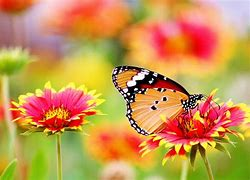
#> input picture hh.jfif, 250 x 180 px
$ jupyter execute 'K-Mean & Mean shift.ipynb'
#> lines starting #> are read from the running program, lines starting #| are printed output that depends on the picture
[cell 1]
import cv2 as cv
import numpy as np

 # read image

[cell 2]
img=cv.imread("hh.jfif")
#> img is the input picture: shape (180, 250, 3); mean B, G, R 80.9, 149.6, 199.5

# color conversation

[cell 3]
imgrgb = cv.cvtColor(img,cv.COLOR_BGR2RGB)

# resize image

[cell 4]
vec = imgrgb.reshape((-1,3))

[cell 5]
vec

# Unit Conversion 8 to 32

[cell 6]
vecy = np.float32(vec)

[cell 7]
vecy

# Iteration Termination Criteria

[cell 8]
criteria = (cv.TERM_CRITERIA_EPS + cv.TERM_CRITERIA_MAX_ITER, 100, 1)

# CLUSTER CONDITIONS

[cell 9]
k = 3
attempts = 100

# K-Means Clustering

[cell 10]
compactness,label,center = cv.kmeans(vecy,k,None,criteria,attempts,cv.KMEANS_PP_CENTERS)
#> compactness = 190783500.2; center = [[190.3, 50.45, 37.95], [177.7, 161.6, 52.78], [226.2, 180.4, 128.7]]

[cell 11]
center
#> Out has the same summary as center

# Unit Conversion 32 to 8

[cell 12]
centery = np.uint8(center)
#> centery = [[190, 50, 37], [177, 161, 52], [226, 180, 128]]

[cell 13]
centery
#> Out = [[190, 50, 37], [177, 161, 52], [226, 180, 128]]

# Flattening and Reshape

[cell 14]
res = centery[label.flatten()]
res_img = res.reshape((imgrgb.shape))
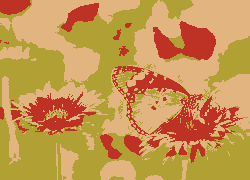
#> res_img: shape (180, 250, 3); mean R, G, B 199.1, 149.1, 80.1

[cell 15]
res_img

# Display the Original and Segmented image

[cell 16]
cv.imshow('Original',img)
cv.imshow('Segmented',res_img)
cv.waitKey(0)
cv.destroyAllWindows()

# Image Mean Shift Segmentation

[cell 17]
# Apply mean shift segmentation
segmented_image = cv.pyrMeanShiftFiltering(img,40,40)
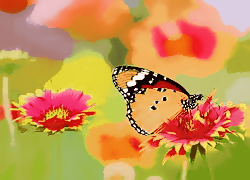
#> segmented_image: shape (180, 250, 3); mean B, G, R 80, 151.1, 200.4

# Display the segmentated image
cv.imshow('Original',img)
cv.imshow('Segmented_image',segmented_image)
cv.waitKey(0)
cv.destroyAllWindows()

$ run again, with img1.jfif copied over hh.jfif
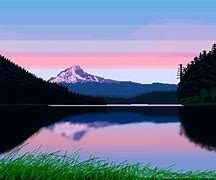
#> input picture img1.jfif, 216 x 180 px
#> img is the input picture: shape (180, 216, 3); mean B, G, R 147, 118.6, 110.1
#> compactness = 88304804.9; center = [[208.9, 177.3, 213.1], [11.11, 34.8, 39.81], [125.7, 158.7, 208]]
#> `center`: Out has the same summary as center
#> centery = [[208, 177, 213], [11, 34, 39], [125, 158, 207]]
#> `res_img = res.reshape((imgrgb.shape))`:
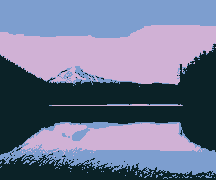
#> res_img: shape (180, 216, 3); mean R, G, B 109.6, 118, 146.4
#> `segmented_image = cv.pyrMeanShiftFiltering(img,40,40)`:
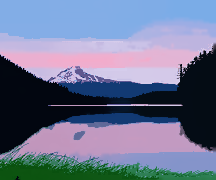
#> segmented_image: shape (180, 216, 3); mean B, G, R 146.5, 117.8, 109.2
